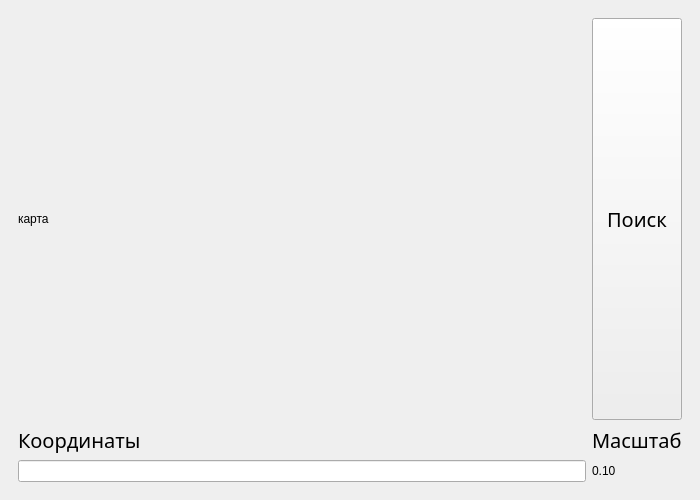
<?xml version="1.0" encoding="UTF-8"?>
<ui version="4.0">
 <class>MainWindow</class>
 <widget class="QMainWindow" name="MainWindow">
  <property name="geometry">
   <rect>
    <x>0</x>
    <y>0</y>
    <width>700</width>
    <height>500</height>
   </rect>
  </property>
  <property name="minimumSize">
   <size>
    <width>700</width>
    <height>500</height>
   </size>
  </property>
  <property name="maximumSize">
   <size>
    <width>700</width>
    <height>500</height>
   </size>
  </property>
  <property name="windowTitle">
   <string>Большая задача по Maps API</string>
  </property>
  <widget class="QWidget" name="centralwidget">
   <layout class="QGridLayout" name="gridLayout">
    <item row="0" column="0">
     <widget class="QWidget" name="widget" native="true">
      <layout class="QGridLayout" name="gridLayout_3">
       <item row="0" column="0">
        <layout class="QGridLayout" name="gridLayout_2">
         <item row="1" column="1">
          <widget class="QLabel" name="scale_label">
           <property name="font">
            <font>
             <family>Zanesennyj</family>
             <pointsize>15</pointsize>
            </font>
           </property>
           <property name="text">
            <string>Масштаб</string>
           </property>
          </widget>
         </item>
         <item row="1" column="0">
          <widget class="QLabel" name="coordinates_label">
           <property name="font">
            <font>
             <family>Zanesennyj</family>
             <pointsize>15</pointsize>
            </font>
           </property>
           <property name="text">
            <string>Координаты</string>
           </property>
          </widget>
         </item>
         <item row="2" column="0">
          <widget class="QLineEdit" name="coordinates"/>
         </item>
         <item row="0" column="0">
          <widget class="QLabel" name="map">
           <property name="sizePolicy">
            <sizepolicy hsizetype="Preferred" vsizetype="Expanding">
             <horstretch>0</horstretch>
             <verstretch>0</verstretch>
            </sizepolicy>
           </property>
           <property name="text">
            <string>карта</string>
           </property>
          </widget>
         </item>
         <item row="0" column="1">
          <widget class="QPushButton" name="search">
           <property name="enabled">
            <bool>true</bool>
           </property>
           <property name="sizePolicy">
            <sizepolicy hsizetype="Minimum" vsizetype="Expanding">
             <horstretch>0</horstretch>
             <verstretch>0</verstretch>
            </sizepolicy>
           </property>
           <property name="font">
            <font>
             <family>Zanesennyj</family>
             <pointsize>15</pointsize>
            </font>
           </property>
           <property name="text">
            <string>Поиск</string>
           </property>
          </widget>
         </item>
         <item row="2" column="1">
          <widget class="QLabel" name="scale">
           <property name="text">
            <string>0.10</string>
           </property>
          </widget>
         </item>
        </layout>
       </item>
      </layout>
     </widget>
    </item>
   </layout>
  </widget>
 </widget>
 <resources/>
 <connections/>
</ui>
